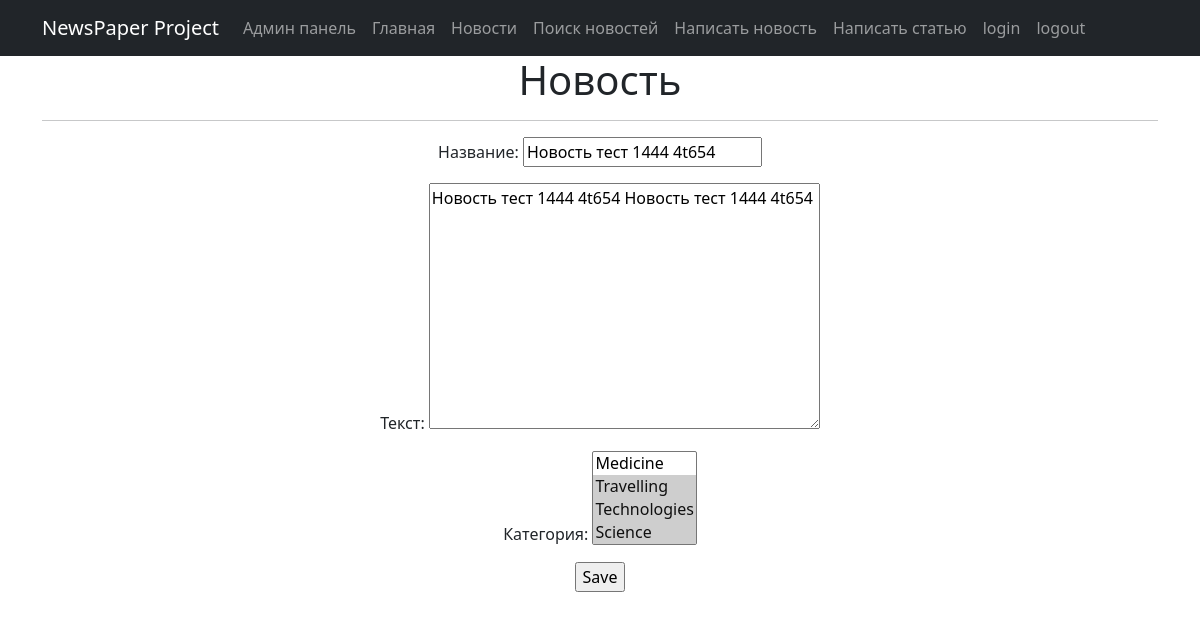
Screenshot of /news/28/edit/ (signed in) with the database file from the repository.
### news/models.py (models this page shows, shortened)
class Post(models.Model):
    news = 'NW'
    article = 'AR'
    CATEGORIES = [
        (news, 'Новость'),
        (article, 'Статья')
    ]
    post_author = models.ForeignKey(Author, on_delete=models.CASCADE, verbose_name="Автор")
    post_type = models.CharField("Тип",
                                 max_length=2,
                                 choices=CATEGORIES,
                                 default=news)
    post_date = models.DateTimeField("Дата публикации", auto_now_add=True)
    post_category = models.ManyToManyField(Category, through='PostCategory', verbose_name="Категория")
    post_title = models.CharField("Название", max_length=128)
    post_text = models.TextField("Текст")
    post_rating = models.IntegerField(default=0)

### news/views.py (the view)
# urls.py: path('news/<int:pk>/edit/', NewsEdit.as_view(), name='news_edit'),
class NewsEdit(PermissionRequiredMixin, UpdateView):
    permission_required = ('news.change_post',)
    form_class = PostForm
    model = Post
    template_name = 'news_edit.html'
    context_object_name = 'news'

### news/forms.py (shortened to what this page needs)
class PostForm(forms.ModelForm):
    class Meta:
        model = Post
        fields = ['post_title', 'post_text', 'post_category']

### news/models.py (called while the page is built)
    def __str__(self):
        return self.category_name.title()

### templates/news_edit.html (shortened to what this page needs)
{% extends 'flatpages/default.html' %}
{% block content %}
{% if perms.news.change_post and request.user == news.post_author.author_user or request.resolver_match.url_name == 'news_create' %}
    <h1>Новость</h1>
    <hr>
    <form action="" method="post">
        {{ form.as_p }}
        <input type="submit" value="Save" />
    </form>
{% else %}
    <h4>Кажется, у Вас нет доступа к редактированию данной публикации...</h4>
{% endif %}
{% endblock content %}

### rows the page displays
Post: post_title "Новость тест 1444 4t654", post_text "Новость тест 1444 4t654 Новость тест 1444 4t654"
